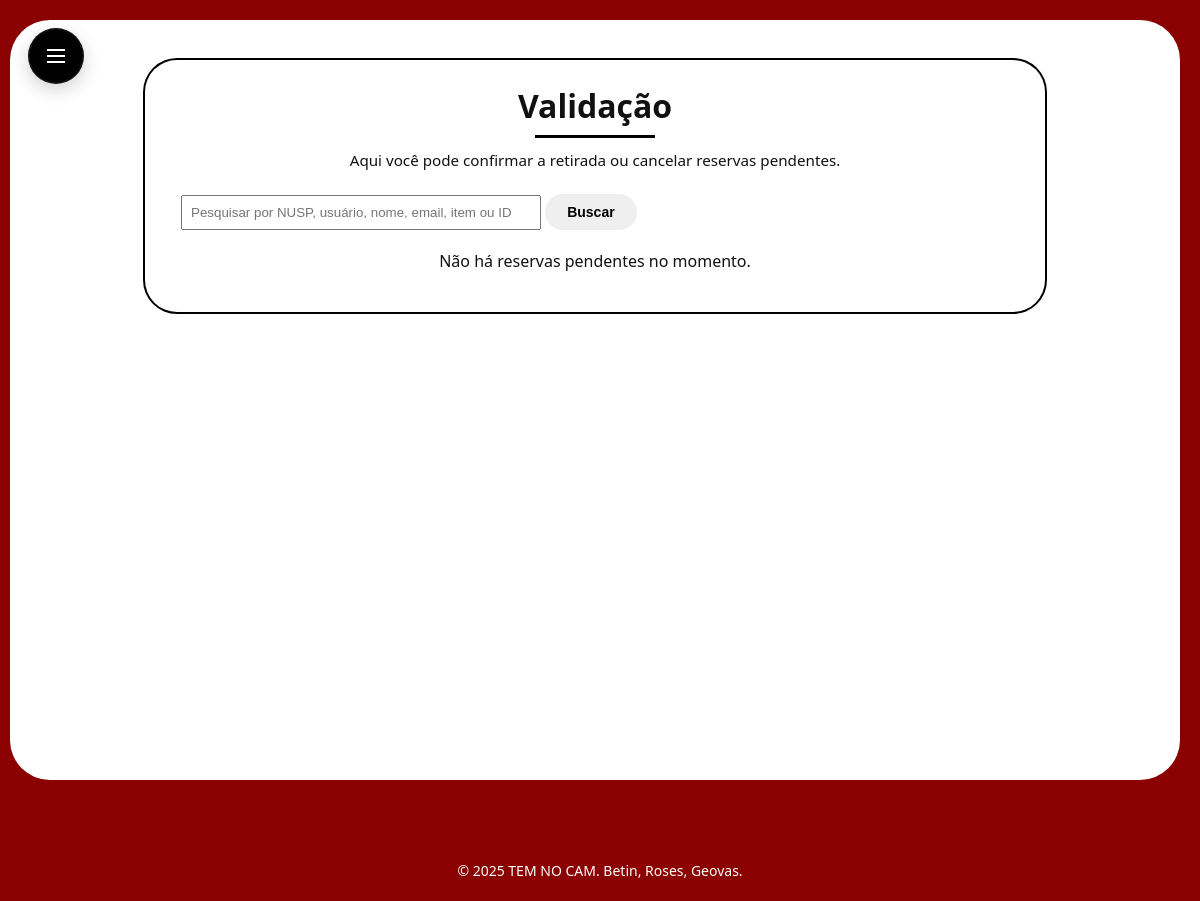
The page /gestao/reservas/pendentes/ (signed in) on the database as committed earlier.
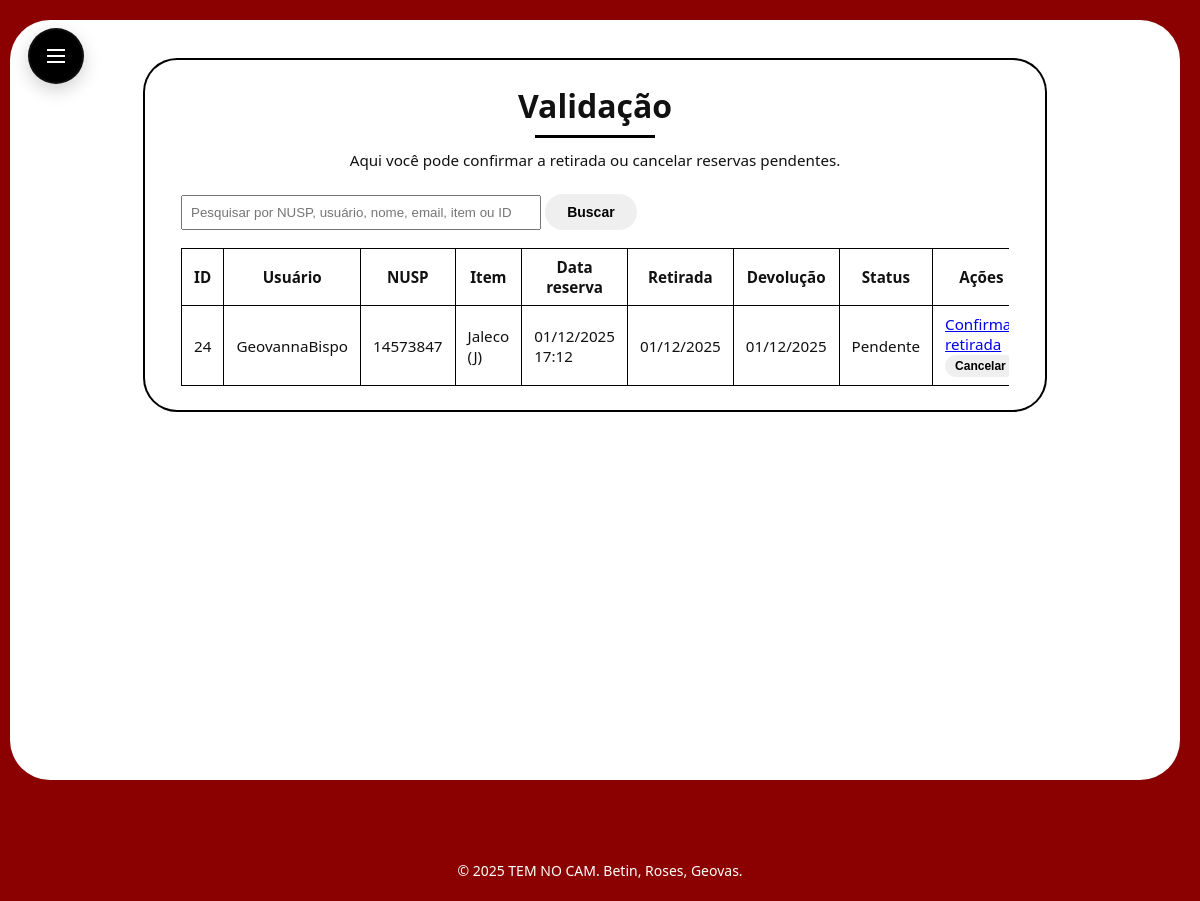
The same page on the database as committed later.
### core/models.py (models this page shows, shortened)
class Reserva(models.Model):
    class Status(models.TextChoices):
        PENDENTE = 'Pendente', 'Pendente'
        CONFIRMADO = 'Confirmado', 'Confirmado'
        CANCELADA = 'Cancelada', 'Cancelada'
        CONCLUIDA = 'Concluida', 'Concluída'
    usuario = models.ForeignKey(
        Usuario,
        on_delete=models.CASCADE,
        related_name='reservas',
        verbose_name='Usuário'
    )
    item = models.ForeignKey(
        Item,
        on_delete=models.CASCADE,
        related_name='reservas',
        verbose_name='Tipo de item'
    )
    exemplar = models.ForeignKey(
        Exemplar,
        on_delete=models.SET_NULL,
        null=True,
        blank=True,
        related_name='reservas'
    )
    data_reserva = models.DateTimeField(
        auto_now_add=True,
        verbose_name='Data da reserva'
    )
    data_retirada = models.DateField(
        verbose_name='Data prevista para retirada'
    )
    data_devolucao = models.DateField(
        verbose_name='Data prevista para devolução'
    )
    status = models.CharField(
        max_length=20,
        choices=Status.choices,
        default=Status.PENDENTE,
        verbose_name='Status'
    )
    observacoes = models.TextField(
        blank=True,
        verbose_name='Observações',
        help_text='Comentários sobre esta reserva (motivo, situação específica etc.).'
    )
    cancelada_em = models.DateTimeField(
        null=True,
        blank=True,
        verbose_name='Data/hora do cancelamento'
    )
    motivo_cancelamento = models.CharField(
        max_length=255,
        blank=True,
        verbose_name='Motivo do cancelamento',
        help_text='Ex.: cancelada pelo aluno, não retirada em 24h, item indisponível, etc.'
    )
    cancelamento_automatico = models.BooleanField(
        default=False,
        verbose_name='Cancelamento automático'
    )
    usuario_cancelou = models.ForeignKey(
        Usuario,
        on_delete=models.SET_NULL,
        null=True,
        blank=True,
        related_name='reservas_canceladas',
        verbose_name='Quem cancelou'
    )
    usuario_confirmou_retirada = models.ForeignKey(
        Usuario,
        on_delete=models.SET_NULL,
        null=True,
        blank=True,
        related_name='reservas_confirmadas_retirada',
        verbose_name='Quem confirmou a retirada'
    )
    data_confirmou_retirada = models.DateTimeField(
        null=True,
        blank=True,
        verbose_name='Data/hora que confirmou a retirada'
    )
    usuario_confirmou_devolucao = models.ForeignKey(
        Usuario,
        on_delete=models.SET_NULL,
        null=True,
        blank=True,
        related_name='reservas_confirmadas_devolucao',
        verbose_name='Quem confirmou a devolução'
    )
    data_confirmou_devolucao = models.DateTimeField(
        null=True,
        blank=True,
        verbose_name='Data/hora que confirmou a devolução'
    )

class Usuario(AbstractUser):
    nusp = models.CharField(
        max_length=20,
        unique=True,
        verbose_name='NUSP'
    )
    class TiposAcesso(models.TextChoices):
        ALUNO = 'Aluno', 'Aluno'
        MEMBRO_GESTAO = 'MembroGestao', 'Membro da Gestão'
        DIRETORIA = 'Diretoria', 'Diretoria de Patrimônio'
    tipo_acesso = models.CharField(
        max_length=20,
        choices=TiposAcesso.choices,
        default=TiposAcesso.ALUNO,
        verbose_name='Tipo de acesso'
    )
    telefone = models.CharField(
        max_length=20,
        blank=True,
        verbose_name='Telefone'
    )
    USERNAME_FIELD = 'nusp'
    REQUIRED_FIELDS = ['username', 'email']

class Item(models.Model):
    nome = models.CharField(
        max_length=255,
        verbose_name='Nome do tipo de item'
    )
    codigo_tipo = models.CharField(
        max_length=20,
        unique=True,
        verbose_name='Código do tipo',
    )
    descricao = models.TextField(
        blank=True,
        verbose_name='Descrição',
        help_text='Detalhes do item (tamanho, uso, observações gerais).'
    )
    imagem = models.ImageField(
        upload_to='itens/',
        blank=True,
        null=True,
        verbose_name='Imagem do item'
    )

### core/views.py (the view, shortened to what this page needs)
# urls.py: path('gestao/reservas/pendentes/', views.reservas_pendentes, name='reservas_pendentes'),
@login_required
@gestao_required
def reservas_pendentes(request):
    q = request.GET.get('q', '').strip()
    reservas = (Reserva.objects
                .filter(status=Reserva.Status.PENDENTE)
                .select_related('usuario', 'item'))
    reservas = reservas.order_by('-data_reserva')
    contexto = {
        'reservas': reservas,
        'q': q,
    }
    return render(request, 'core/reservas_pendentes.html', contexto)

### core/templates/core/reservas_pendentes.html (shortened to what this page needs)
{% extends "core/base.html" %}
{% block content %}
<div class="reservas-wrapper">
    <div class="reservas-card">
        <h1 class="reservas-title">Validação</h1>
        <div class="reservas-subtitle">
            Aqui você pode confirmar a retirada ou cancelar reservas pendentes.
        </div>
        <form method="get" class="search-form" style="margin-top:12px; margin-bottom:18px;">
            <input type="search" name="q" placeholder="Pesquisar por NUSP, usuário, nome, email, item ou ID" value="{{ q|default:'' }}" style="padding:8px; width:60%; max-width:360px;">
            <button type="submit" class="btn">Buscar</button>
        </form>
        {% if reservas %}
        <div class="reservas-table-wrapper">
            <table class="reservas-table">
                <thead>
                    <tr>
                        <th>ID</th>
                        <th>Usuário</th>
                        <th>NUSP</th>
                        <th>Item</th>
                        <th>Data reserva</th>
                        <th>Retirada</th>
                        <th>Devolução</th>
                        <th>Status</th>
                        <th>Ações</th>
                    </tr>
                </thead>
                <tbody>
                    {% for r in reservas %}
                    <tr>
                        <td>{{ r.id }}</td>
                        <td>{{ r.usuario.get_full_name|default:r.usuario.username }}</td>
                        <td>{{ r.usuario.nusp }}</td>
                        <td>{{ r.item.nome }} ({{ r.item.codigo_tipo }})</td>
                        <td>{{ r.data_reserva|date:"d/m/Y H:i" }}</td>
                        <td>{{ r.data_retirada|date:"d/m/Y" }}</td>
                        <td>{{ r.data_devolucao|date:"d/m/Y" }}</td>
                        <td>{{ r.status }}</td>
                        <td>
                            <a href="{% url 'core:confirmar_retirada' r.id %}">
                                Confirmar retirada
                            </a>
                            <form method="post" action="{% url 'core:cancelar_reserva' r.id %}"
                                  style="display:inline;">
                                <button type="submit"
                                        class="btn"
                                        style="padding:4px 10px; font-size:12px;">
                                    Cancelar
                                </button>
                            </form>
                        </td>
                    </tr>
                    {% endfor %}
                </tbody>
            </table>
        </div>
        {% else %}
            <p style="text-align:center; margin-top:20px;">
                Não há reservas pendentes no momento.
            </p>
        {% endif %}
    </div>
</div>
{% endblock %}

### core/templates/core/base.html (shortened to what this page needs)
{% load static %}
<!DOCTYPE html>
<html lang="pt-br">
<head>
    <link rel="stylesheet" href="{% static 'core/style.css' %}">
</head>
<body>
<div class="layout sidebar-contracted">
    <aside class="sidebar">
        <div class="sidebar-header">
            <div class="hamburger">
                <span></span>
            </div>
        </div>
    </aside>
    <main class="main">
        <div class="page-content">
            {% block content %}{% endblock %}
        </div>
    </main>
</div>
    <footer class="site-footer">
        <p>&copy; 2025 TEM NO CAM. Betin, Roses, Geovas.</p>
    </footer>
</body>
</html>

Rows that differ between the two databases and show on the page:
added Reserva: id "24", usuario.get_full_name "GeovannaBispo", usuario.nusp "14573847", item.nome "Jaleco", item.codigo_tipo "J", data_reserva "01/12/2025 17:12", data_retirada "01/12/2025", data_devolucao "01/12/2025", status "Pendente"
Other text that changed with them:
text no longer shown: "Não há reservas pendentes no momento."
text now shown: "ID Usuário NUSP Item Data reserva Retirada Devolução Status Ações"
